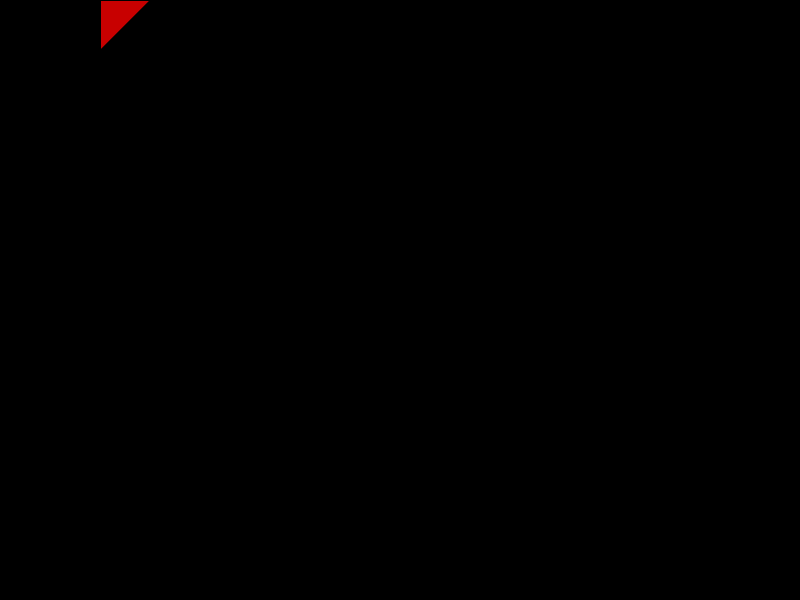
Frame 1 (no input)
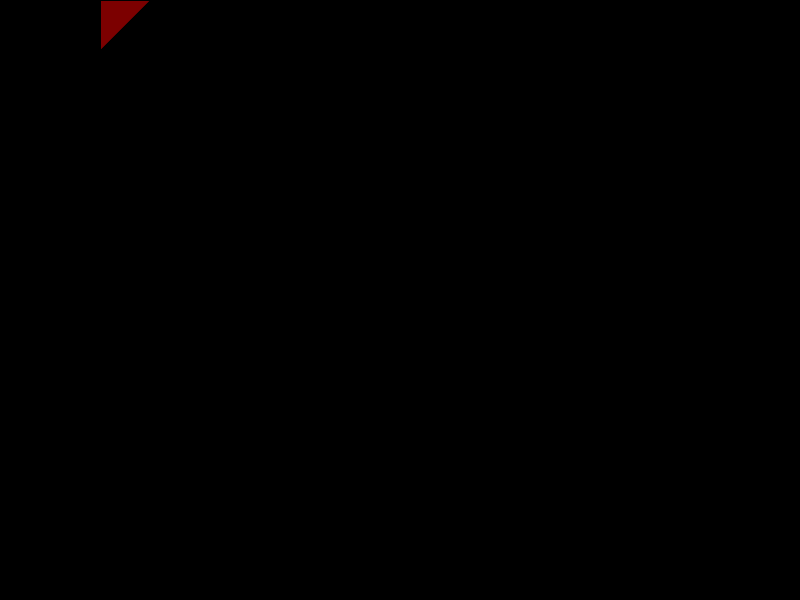
Frame 60 (the mouse pressed at the canvas centre just before this capture)
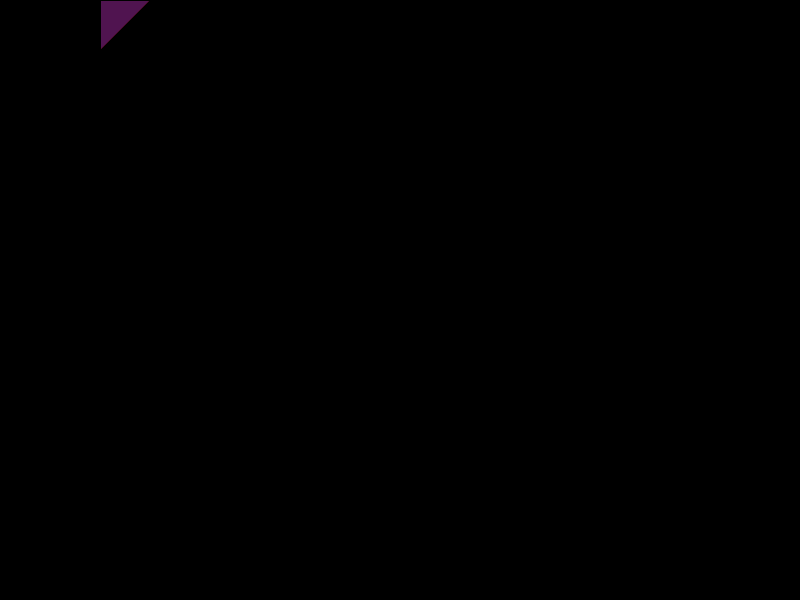
Frame 120 (the mouse held since frame 60 and released just before this capture)

The Processing sketch that drew these frames (run headless with seeded random() and noise(); from frame 60 on, the mouse is pressed at the canvas centre):

// Processing sketch: sofia_marcone
// ── sofia_marcone.pde
//la idea es dibujar con los triangulos y cambiar los
//colores cuando el triangulo se sale del margen
int y1 = 0;
int x1 = 100;


void setup() {
  size(800, 600);
  background (0);
}

void draw() {
  fill(random(100, 255), 0, 0);
  triangle(x1, y1, x1+50, y1, x1, y1+50);


  //delimitar las posiciones de los triangulos
  if (y1 > 550) {

    triangle(x1, y1, x1+50, y1, x1, y1+50);
  } else if (x1 > 750) {
    background(0, 70, 230);
    x1 = 100;
    y1 = 0;
  }
  if (mousePressed) { 
    fill(80, 20, 80);
    triangle(x1, y1, x1+50, y1, x1, y1+50);
  }
  if (key == 'b') {
    fill(0, 0, random(100, 255));
    triangle(x1, y1, x1+50, y1, x1, y1+50);
  } 
  // cambio de fondo izquierdo
  if (x1< 50) {
    background(70, 30, 40);
    triangle(x1, y1, x1+50, y1, x1, y1+50);
  }

  if (key== 'g') {
    fill(0, random(100, 255), 0);
    triangle(x1, y1, x1+50, y1, x1, y1+50);
  }
}

void keyPressed() {


  //seleccionar las teclas para mover el triangulo 
  if (key == CODED) {
    if (keyCode == DOWN) {
      y1 += 50;
    }
    if (keyCode== RIGHT) {
      x1+=50;
    } 
    if (keyCode==UP) {
      y1-=50;
    }
    if (keyCode==LEFT) {
      x1-=50;
    }
  }
}
